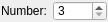
<?xml version="1.0" encoding="UTF-8"?>
<ui version="4.0">
 <class>Ui_LinePolygonOptions</class>
 <widget class="QWidget" name="Ui_LinePolygonOptions">
  <property name="geometry">
   <rect>
    <x>0</x>
    <y>0</y>
    <width>85</width>
    <height>22</height>
   </rect>
  </property>
  <property name="sizePolicy">
   <sizepolicy hsizetype="Maximum" vsizetype="Preferred">
    <horstretch>0</horstretch>
    <verstretch>0</verstretch>
   </sizepolicy>
  </property>
  <property name="minimumSize">
   <size>
    <width>0</width>
    <height>22</height>
   </size>
  </property>
  <property name="maximumSize">
   <size>
    <width>140</width>
    <height>22</height>
   </size>
  </property>
  <property name="windowTitle">
   <string>Polygon Options</string>
  </property>
  <layout class="QHBoxLayout">
   <property name="leftMargin">
    <number>1</number>
   </property>
   <property name="topMargin">
    <number>1</number>
   </property>
   <property name="rightMargin">
    <number>1</number>
   </property>
   <property name="bottomMargin">
    <number>1</number>
   </property>
   <item>
    <widget class="QLabel" name="lNumber">
     <property name="sizePolicy">
      <sizepolicy hsizetype="Preferred" vsizetype="Fixed">
       <horstretch>0</horstretch>
       <verstretch>0</verstretch>
      </sizepolicy>
     </property>
     <property name="text">
      <string>Number:</string>
     </property>
     <property name="wordWrap">
      <bool>false</bool>
     </property>
    </widget>
   </item>
   <item>
    <widget class="QSpinBox" name="sbNumber">
     <property name="toolTip">
      <string>Number of edges</string>
     </property>
     <property name="minimum">
      <number>3</number>
     </property>
     <property name="maximum">
      <number>9999</number>
     </property>
    </widget>
   </item>
   <item>
    <spacer name="horizontalSpacer">
     <property name="orientation">
      <enum>Qt::Horizontal</enum>
     </property>
     <property name="sizeHint" stdset="0">
      <size>
       <width>0</width>
       <height>20</height>
      </size>
     </property>
    </spacer>
   </item>
  </layout>
 </widget>
 <layoutdefault spacing="6" margin="11"/>
 <resources/>
 <connections/>
 <slots>
  <slot>updateNumber(int)</slot>
 </slots>
</ui>
